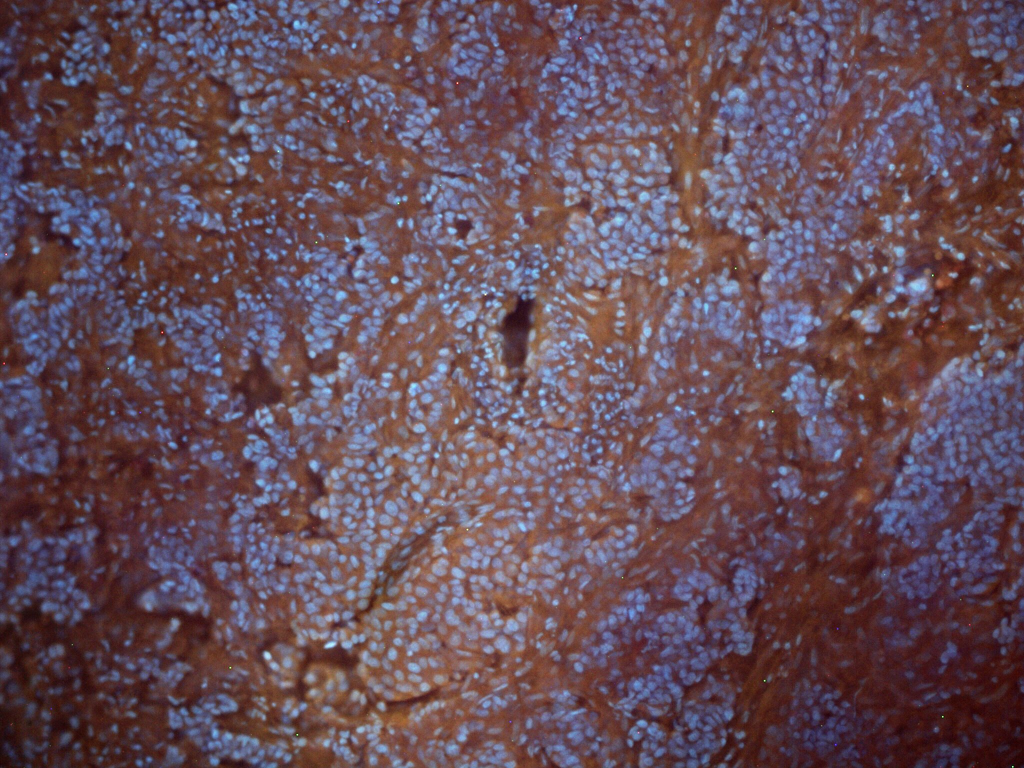
#> input picture lib/testImages/AVG_Stack-9.jpg, 2048 x 1536 px (shown at 1/2 size)
$ python colormappingMethodsTests.py
#> lines starting #> are read from the running program, lines starting #| are printed output that depends on the picture; pictures that were not available may be replaced by others from this repository, and a replacement may not be noted
### lib/colormappingMethods.py
import numpy as np
import math
import scipy.optimize.nnls as nnls
from nonnegativeLeastSquares import *
#from OpenCLGradProjNNLS import *

#import pysptools.abundance_maps.amaps as amaps
# This file contains various color mapping methods.
# Each of the methods is coded to take as input a numpy array of type uint8,
# along with various parameters to produce an output that is a numpy array of type uint8.

# Notes:
# Norm: np.linalg.norm(x)
# Matrix Multiplication: np.dot(x,y)
# Matrix Transpose: x.transpose()
# Ones: ones((3,5),float)
# Elementwise Division: np.divide(x,y)
# Pseudoinverse: linalg.pinv(x)

def learnAffineColorspaceMap(X, Y):
    # Learn the affine colorspace map
    # y = Ax + c
    # from example data in the matrices X and Y

    tolerance = 1e-10 # Terminate when the norm of the gradient falls below this value

    (x1, x2) = X.shape
    (y1, y2) = Y.shape

    X = X.astype(float)
    Y = Y.astype(float)

    # Precompute quantities
    onesVect = np.ones((x2,1), float)
    XXT = np.dot(X, X.transpose())
    AX = Y
    cNew = np.dot((Y - AX), onesVect/x2)
    gradNorm = tolerance + 1
    while gradNorm > tolerance:
        # Minimize wrt c
        c = cNew
        # Minimize wrt A
        A = np.dot((Y - np.dot(c,onesVect.transpose())), np.linalg.pinv(X))
        AX = np.dot(A,X)
        # Compute gradient norm
        cNew = np.dot((Y - AX), onesVect/x2)
        gradNorm = np.linalg.norm(c - cNew)

    return (A,c)

def applyAffineColorspaceMap(X, A, c, method = 0, tileSize = (64, 64)):
    # Applies the affine colorspace map
    # y = Ax + c
    # to every pixel in the image X
    if method == 0:
        # Done using reshapes and matrix multiplication
        X = X.astype(float)
        (n1, n2, n3) = X.shape
        X = X.reshape(n1*n2,n3)
        X = np.dot(X,A.transpose()) + np.dot(np.ones((n1*n2,1),float),c.transpose())
        X = X.reshape(n1,n2,n3)
        # Truncate to [0,255]
        X[X < 0.0] = 0.0
        X[X > 255.0] = 255.0
        X = X.astype(np.uint8)
        return X

    elif method == 1:
        # Done using a for loop
        X = X.astype(float)
        (n1, n2, n3) = X.shape
        Y = np.empty((n1, n2, n3),float)
        for color in range(n3):
            Y[:,:,color] = A[color,0]*X[:,:,0] + A[color,1]*X[:,:,1] + A[color,2]*X[:,:,2] + c[color]
        Y[Y < 0.0] = 0.0
        Y[Y > 255.0] = 255.0
        Y = Y.astype(np.uint8)
        return Y

    elif method == 2:
        # Done using unrolled for loops, always assume 3 colors
        X = X.astype(float)
        Y = np.empty(X.shape, float)
        Y[:,:,0] = A[0,0]*X[:,:,0] + A[0,1]*X[:,:,1] + A[0,2]*X[:,:,2] + c[0]
        Y[:,:,1] = A[1,0]*X[:,:,0] + A[1,1]*X[:,:,1] + A[1,2]*X[:,:,2] + c[1]
        Y[:,:,2] = A[2,0]*X[:,:,0] + A[2,1]*X[:,:,1] + A[2,2]*X[:,:,2] + c[2]
        Y[Y < 0.0] = 0.0
        Y[Y > 255.0] = 255.0
        Y = Y.astype(np.uint8)
        return Y

    elif method == 3:
        # Done by processing a small tile at a time

        heightTiles = int(math.floor(1.0*X.shape[0]/tileSize[0]))
        widthTiles = int(math.floor(1.0*X.shape[1]/tileSize[1]))

        heightRemainder = X.shape[0] % tileSize[0]
        widthRemainder = X.shape[1] % tileSize[1]

        for widthTile in range(widthTiles + 1):
            for heightTile in range(heightTiles + 1):

                if heightTile < heightTiles and widthTile < widthTiles:
                    X[heightTile*tileSize[0]:(heightTile+1)*tileSize[0],
                        widthTile*tileSize[1]:(widthTile+1)*tileSize[1],:] = applyAffineColorspaceMap(
                        X[heightTile*tileSize[0]:(heightTile+1)*tileSize[0],
                        widthTile*tileSize[1]:(widthTile+1)*tileSize[1],:], A, c)
                elif heightTile < heightTiles and widthTile == widthTiles and widthRemainder != 0:
                    X[heightTile*tileSize[0]:(heightTile+1)*tileSize[0],
                        widthTile*tileSize[1]:,:] = applyAffineColorspaceMap(
                        X[heightTile*tileSize[0]:(heightTile+1)*tileSize[0],
                            widthTile*tileSize[1]:,:], A, c)
                elif heightTile == heightTiles and widthTile < widthTiles and heightRemainder != 0:
                    X[heightTile*tileSize[0]:,
                        widthTile*tileSize[1]:(widthTile+1)*tileSize[1],:] = applyAffineColorspaceMap(
                        X[heightTile*tileSize[0]:,
                            widthTile*tileSize[1]:(widthTile+1)*tileSize[1],:], A, c)
                elif heightTile == heightTiles and widthTile == widthTiles and widthRemainder != 0 and heightRemainder !=0:
                    X[heightTile*tileSize[0]:,
                        widthTile*tileSize[1]:,:] = applyAffineColorspaceMap(
                        X[heightTile*tileSize[0]:,
                            widthTile*tileSize[1]:,:], A, c)
        return X

    else:
        print("Incorrect method parameter.")
        return

def learnLogisticColorspaceMap(X, Y):
    # Learn the logistic colorspace map
    # y = 255/(1 + exp(-(Ax + c)))
    # from example data in the matrices X and Y

    tolerance = 1e-10 # Terminate when the norm of the gradient falls below this value
    if Y.max() == 255:
        logepsilon = 1e-2 # Parameter to avoid singularities in the log term
    else:
        logepsilon = 0

    (x1, x2) = X.shape
    (y1, y2) = Y.shape

    X = X.astype(float)
    Y = Y.astype(float)

    X = X/255
    Y = Y/255

    Y = np.log(Y/(1 - Y + logepsilon))

    # Precompute quantities
    onesVect = np.ones((x2,1), float)
    XXT = np.dot(X, X.transpose())
    AX = Y
    cNew = np.dot((Y - AX), onesVect/x2)
    gradNorm = tolerance + 1
    while gradNorm > tolerance:
        # Minimize wrt c
        c = cNew
        # Minimize wrt A
        A = np.dot((Y - np.dot(c,onesVect.transpose())), np.linalg.pinv(X))
        AX = np.dot(A,X)
        # Compute gradient norm
        cNew = np.dot((Y - AX), onesVect/x2)
        gradNorm = np.linalg.norm(c - cNew)

    return (A,c)

def learnLogisticColorspaceMapGradient(X, Y):
    # Learn the logistic colorspace map
    # y = 255/(1 + exp(-(Ax + c)))
    # from example data in the matrices X and Y
    # Using gradient descent with a step size derived from the largest
    # eigenvalue of the Hessian matrix

    def sigma(a,c,x):
        return 1/(1 + np.exp( - (c + np.dot(a,x))))

    if Y.max() == 255:
        tolerance = 1e-3
    else:
        tolerance = 1e-5

    (x1, x2) = X.shape
    (y1, y2) = Y.shape

    X = X.astype(float)
    Y = Y.astype(float)

    X = X/255
    Y = Y/255

    normSum = 0.0
    for i in range(X.shape[1]):
        normSum += np.dot(X[:,i],X[:,i])

    # Bound on the Hessian, inverse of stepsize, should work better than below
    # This seems to work okay, keep for now.
    # Welp, doesn't work. Kill it.
    alphaA = normSum/4.0
    alphac = alphaA

    # Bound on the Hessian
    alphaA = 3/4.0*X.shape[1]
    alphac = alphaA

    # Initialize A, c
    A = np.zeros((Y.shape[0], X.shape[0]), float)
    c = np.zeros((Y.shape[0],1), float)

    gradA = np.zeros((Y.shape[0], X.shape[0]), float)
    gradc = np.zeros((Y.shape[0],1), float)

    gradNorm = tolerance + 1
    while gradNorm > tolerance:
        # Compute Gradient
        gradA = 0.0*gradA
        gradc = 0.0*gradc
        for l in range(A.shape[0]):
            for i in range(X.shape[1]):
                precompute = sigma(A[l,:],c[l],X[:,i]) - Y[l,i]
                gradA[l,:] += precompute*X[:,i]
                gradc[l] += precompute

        # Take Gradient Descent Step
        A = A - gradA/alphaA
        c = c - gradc/alphac

        # Compute gradient norm
        grad = np.hstack( (gradA.flatten(), gradc.flatten()))
        gradNorm = np.linalg.norm(grad)
#        print(gradNorm)

    return (A,c)

def applyLogisticColorspaceMap(X, A, c, method = 0, tileSize = (64, 64)):
    # Applies the affine colorspace map
    # y = Ax + c
    # to every pixel in the image X
    if method == 0:
        # Done using reshapes and matrix multiplication
        X = X.astype(float)
        X = X/255
        (n1, n2, n3) = X.shape
        X = X.reshape(n1*n2,n3)
        X = np.dot(X,A.transpose()) + np.dot(np.ones((n1*n2,1),float),c.transpose())
        X = 255/(1 + np.exp(-X))
        X = X.reshape(n1,n2,n3)
        X = X.astype(np.uint8)
        return X

# [307 lines left out: functions unmixAndRecolor, unmixImage, unmixAndRecolorFluorescent, remixImage, remixImageBrightnessContrast, NNLS and 1 more, not called in this run]


### lib/colormappingMethodsTests.py
import numpy as np
import cv2
import matplotlib.pyplot as plt
import time
from colormappingMethods import *
# This script tests the colormapping methods in colormappingMethods.py

showPlots = True

# First Test

X = np.array([ [  0, 134, 130],
               [  0, 168,  81],
               [  0, 242,  66] ])

Y = np.array([ [255,  70, 230],
               [255,  30, 160],
               [255, 150, 200] ])

start = time.time()
(A, c) = learnAffineColorspaceMap(X,Y)
end = time.time()
print("Learn Affine Colorspace Map Time: " + str(end-start))

print(A)
print(c)
print(np.dot(A,X) + np.dot(c,np.ones((1,3),float)))

# MATLAB Output:
# A =
#     0.3658   -0.2483   -0.7947
#    -0.2259   -0.3559   -0.5576
#    -0.2162   -0.1750   -0.1927
#
# c =
#
#   255.0000
#   255.0000
#   255.0000

image = cv2.imread("testImages/AVG_Stack-9.jpg")
#> image is the input picture: shape (1536, 2048, 3); mean B, G, R 89.3, 78.1, 101
image = cv2.cvtColor(image,cv2.COLOR_RGB2BGR)

plt.imshow(image, interpolation = "bicubic")
plt.xticks([]), plt.yticks([])
if showPlots:
    plt.show()

start = time.time()
newImage = applyAffineColorspaceMap(image,A,c)
#> in applyAffineColorspaceMap, `X = X.reshape(n1,n2,n3)`:
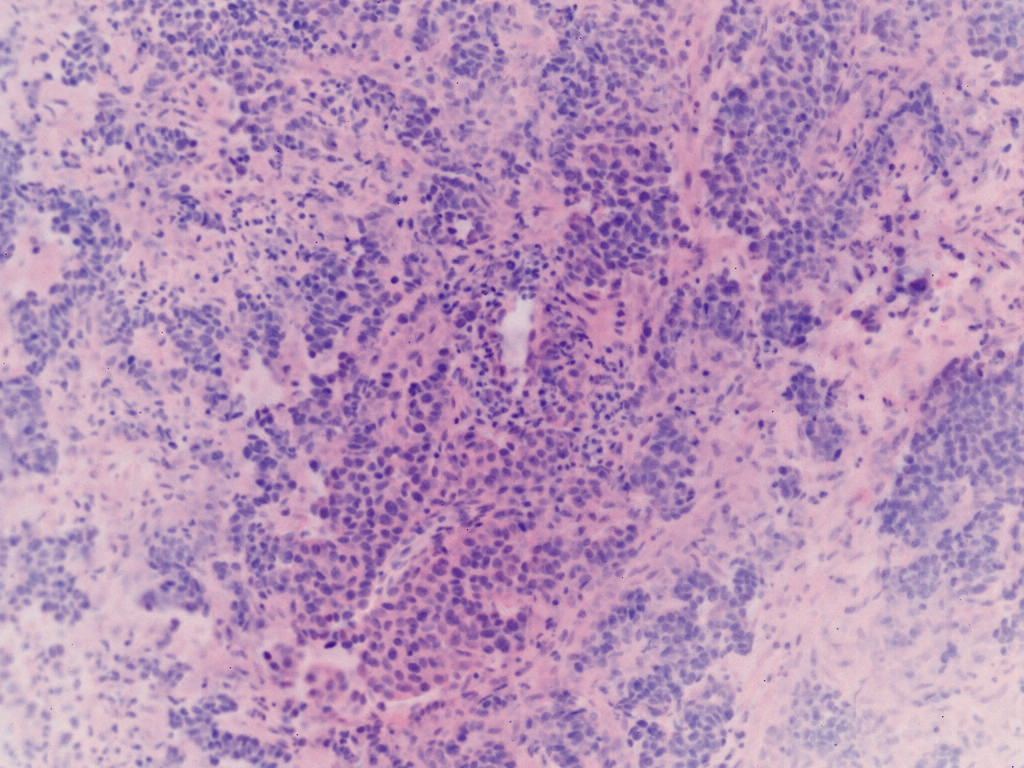
#> X: shape (1536, 2048, 3) float64 (shown at 1/2 size); mean R, G, B 201.6, 154.6, 202.3; drawn with min black and max white
#> in applyAffineColorspaceMap, `X[X > 255.0] = 255.0`:
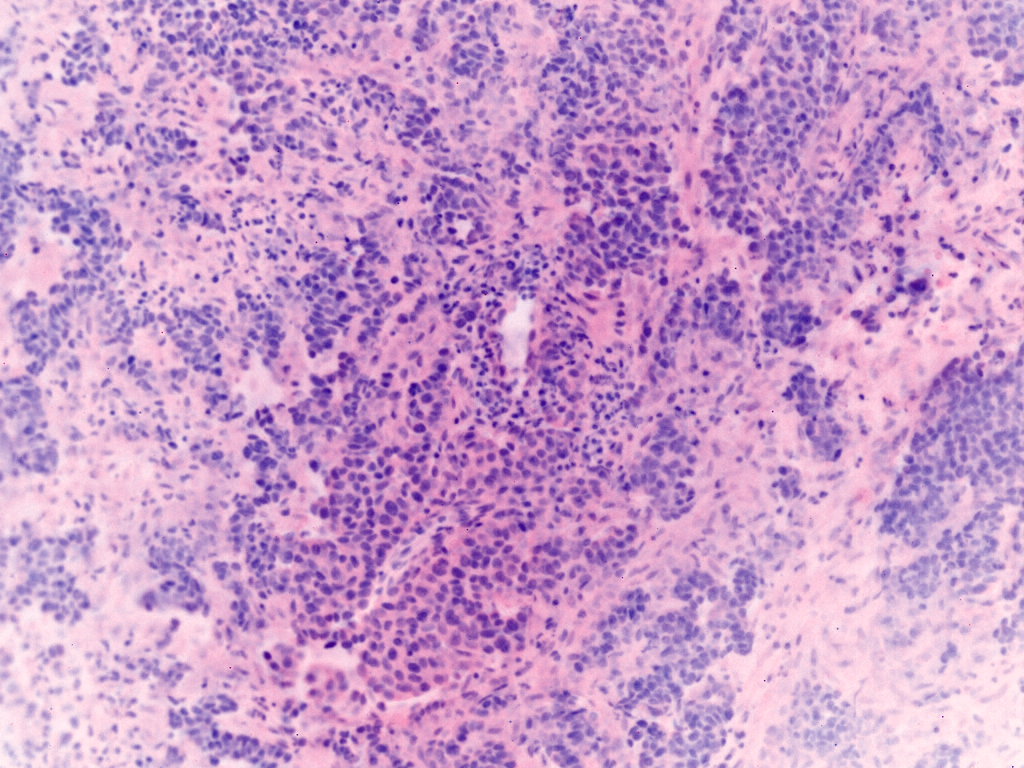
#> X: shape (1536, 2048, 3) float64 (shown at 1/2 size); mean R, G, B 201.5, 154.6, 202.3
end = time.time()
print("Apply Affine Colorspace Map Time: " + str(end-start))

plt.imshow(newImage, interpolation = "bicubic")
plt.xticks([]), plt.yticks([])
if showPlots:
    plt.show()


# Second Test

X = np.array([ [  0, 228, 244],
               [  0, 250, 205],
               [  0, 166, 100] ])

Y = np.array([ [255,  70, 230],
               [255,  30, 160],
               [255, 150, 200] ])

start = time.time()
(A, c) = learnAffineColorspaceMap(X,Y)
end = time.time()
print("Learn Affine Colorspace Map Time: " + str(end-start))


print(A)
print(c)
print(np.dot(A,X) + np.dot(c,np.ones((1,3),float)))

# MATLAB Output:
# A =
#     1.1795   -0.7234   -1.6451
#     0.7324   -0.6907   -1.3212
#     0.2258   -0.2911   -0.5044
#
#
# c =
#   255.0000
#   255.0000
#   255.0000

image = cv2.imread("testImages/restored mouse liver-157151117-67.png")
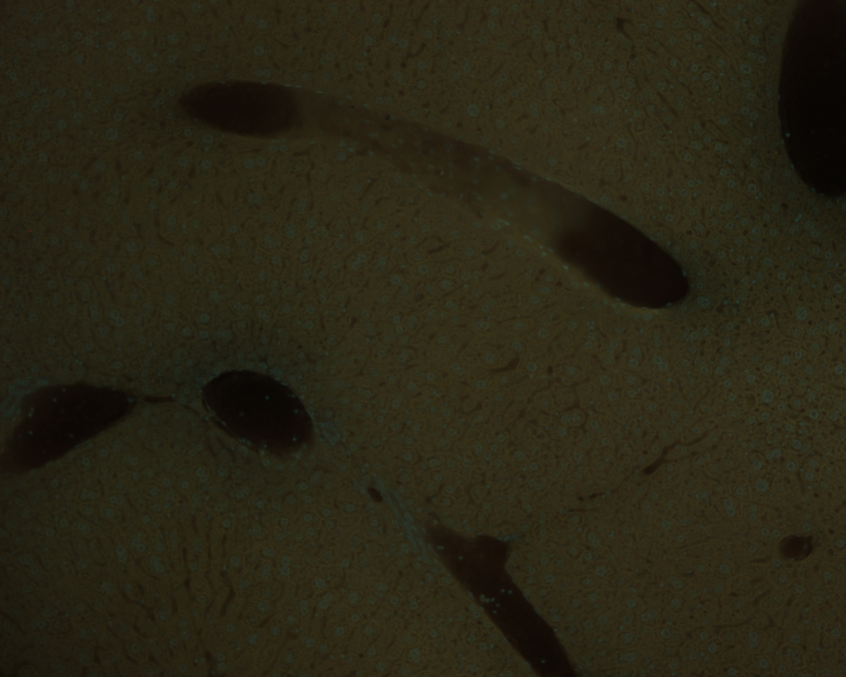
#> input picture lib/testImages/restored mouse liver-157151117-67.jpg, 3384 x 2708 px, given in place of restored mouse liver-157151117-67.png, which was not available (shown at 1/4 size)
#> image is the input picture: shape (2708, 3384, 3); mean B, G, R 20.9, 37.4, 41
image = cv2.cvtColor(image,cv2.COLOR_RGB2BGR)

plt.imshow(image, interpolation = "bicubic")
plt.xticks([]), plt.yticks([])
if showPlots:
    plt.show()

start = time.time()
newImage = applyAffineColorspaceMap(image,A,c)
#> call 2 of applyAffineColorspaceMap, with A = array of shape (3, 3), c = array of shape (3, 1), method = 0, tileSize = (64, 64)
#> in applyAffineColorspaceMap (call 2), `X = X.reshape(n1,n2,n3)`:
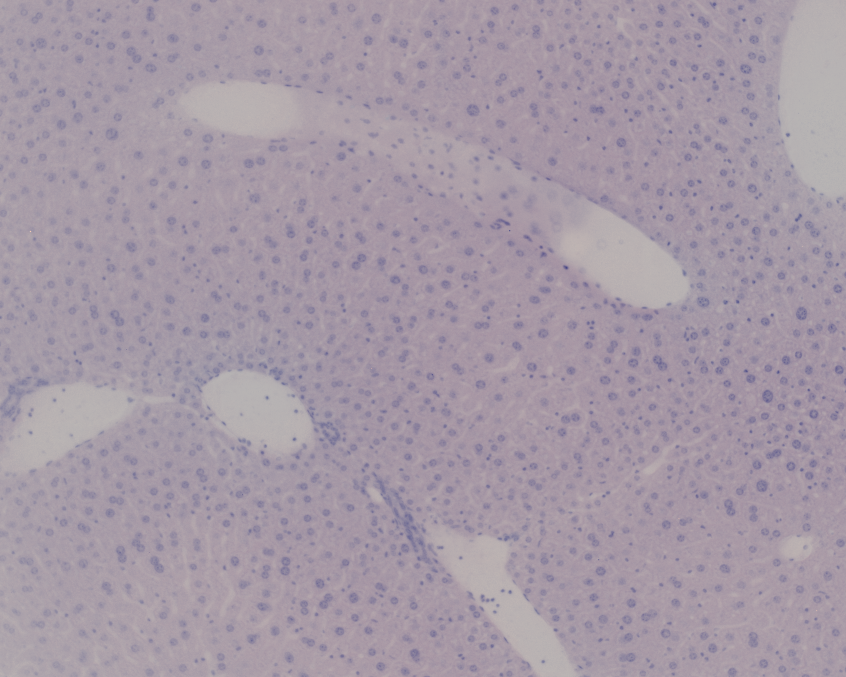
#> X: shape (2708, 3384, 3) float64 (shown at 1/4 size); mean R, G, B 242, 231.7, 242.9; drawn with min black and max white
#> in applyAffineColorspaceMap (call 2), `X[X > 255.0] = 255.0`:
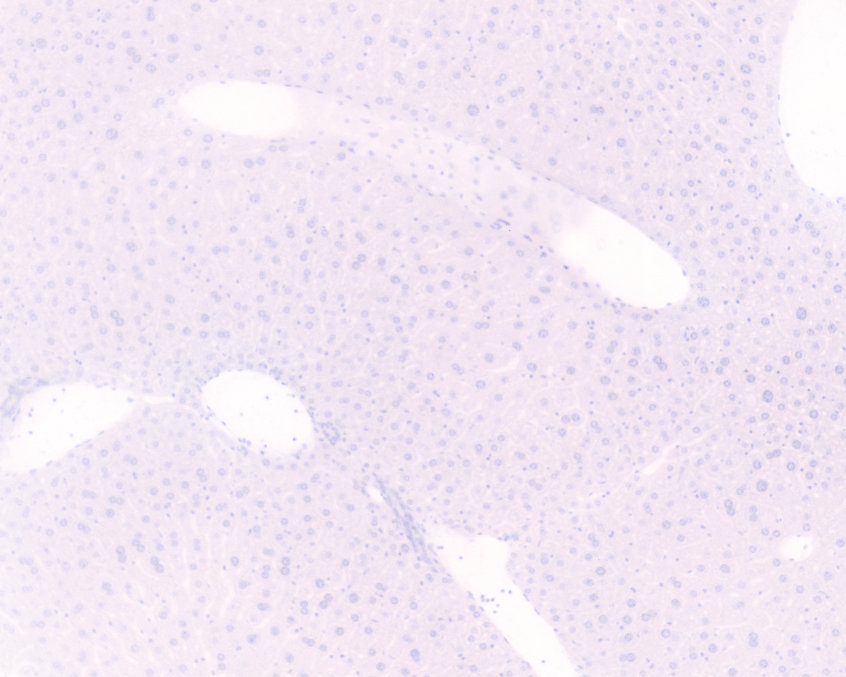
#> X: shape (2708, 3384, 3) float64 (shown at 1/4 size); mean R, G, B 241.9, 231.7, 242.9
end = time.time()
print("Apply Affine Colorspace Map Time: " + str(end-start))

plt.imshow(newImage, interpolation = "bicubic")
plt.xticks([]), plt.yticks([])
if showPlots:
    plt.show()

# Third Test

image = cv2.imread("testImages/AVG_Stack-9.jpg")
image = cv2.cvtColor(image,cv2.COLOR_RGB2BGR)

plt.imshow(image, interpolation = "bicubic")
plt.xticks([]), plt.yticks([])
if showPlots:
    plt.show()


X = np.array([ [  0, 134, 130],
               [  0, 168,  81],
               [  0, 242,  66] ])

Y = np.array([ [254,  70, 230],
               [254,  30, 160],
               [254, 150, 200] ])

start = time.time()
(A, c) = learnLogisticColorspaceMap(X,Y)
end = time.time()
print("Learn Logistic Colorspace Map Time: " + str(end-start))
print(A)
print(c)
print(255/(1 + np.exp(-(np.dot(A,X.astype(float)/255) + np.dot(c,np.ones((1,3),float))))))

start = time.time()
newImage = applyLogisticColorspaceMap(image,A,c)
#> in applyLogisticColorspaceMap, `X = X.reshape(n1,n2,n3)`:
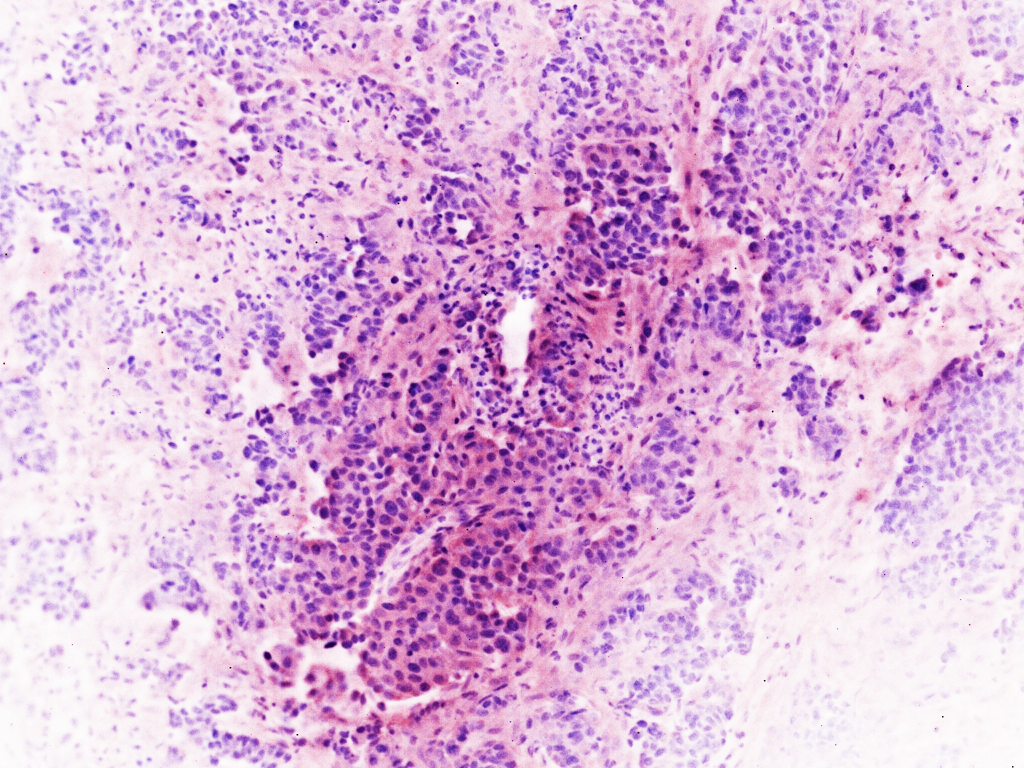
#> X: shape (1536, 2048, 3) float64 (shown at 1/2 size); mean R, G, B 221.1, 180.9, 219.4
end = time.time()
print("Apply Logistic Colorspace Map Time: " + str(end-start))

plt.imshow(newImage, interpolation = "bicubic")
plt.xticks([]), plt.yticks([])
if showPlots:
    plt.show()

start = time.time()
(A, c) = learnLogisticColorspaceMapGradient(X,Y)
end = time.time()
print("Learn Logistic Colorspace Map Gradient Time: " + str(end-start))
print(A)
print(c)
print(255/(1 + np.exp(-(np.dot(A,X.astype(float)/255) + np.dot(c,np.ones((1,3),float))))))

start = time.time()
newImage = applyLogisticColorspaceMap(image,A,c)
end = time.time()
print("Apply Logistic Colorspace Map Time: " + str(end-start))

plt.imshow(newImage, interpolation = "bicubic")
plt.xticks([]), plt.yticks([])
if showPlots:
    plt.show()


# Fourth Test

image = cv2.imread("testImages/restored mouse liver-157151117-67.png")
image = cv2.cvtColor(image,cv2.COLOR_RGB2BGR)

plt.imshow(image, interpolation = "bicubic")
plt.xticks([]), plt.yticks([])
if showPlots:
    plt.show()

X = np.array([ [  0, 228, 244],
               [  0, 250, 205],
               [  0, 166, 100] ])

Y = np.array([ [255,  70, 230],
               [255,  30, 160],
               [255, 150, 200] ])

start = time.time()
(A, c) = learnLogisticColorspaceMap(X,Y)
end = time.time()
print("Learn Logistic Colorspace Map Time: " + str(end-start))
print(A)
print(c)
print(255/(1 + np.exp(-(np.dot(A,X.astype(float)/255) + np.dot(c,np.ones((1,3),float))))))

start = time.time()
newImage = applyLogisticColorspaceMap(image,A,c)
end = time.time()
print("Apply Logistic Colorspace Map Time: " + str(end-start))

plt.imshow(newImage, interpolation = "bicubic")
plt.xticks([]), plt.yticks([])
if showPlots:
    plt.show()

start = time.time()
(A, c) = learnLogisticColorspaceMapGradient(X,Y)
end = time.time()
print("Learn Logistic Colorspace Map Gradient Time: " + str(end-start))
print(A)
print(c)
print(255/(1 + np.exp(-(np.dot(A,X.astype(float)/255) + np.dot(c,np.ones((1,3),float))))))

start = time.time()
newImage = applyLogisticColorspaceMap(image,A,c)
end = time.time()
print("Apply Logistic Colorspace Map Time: " + str(end-start))

plt.imshow(newImage, interpolation = "bicubic")
plt.xticks([]), plt.yticks([])
if showPlots:
    plt.show()
